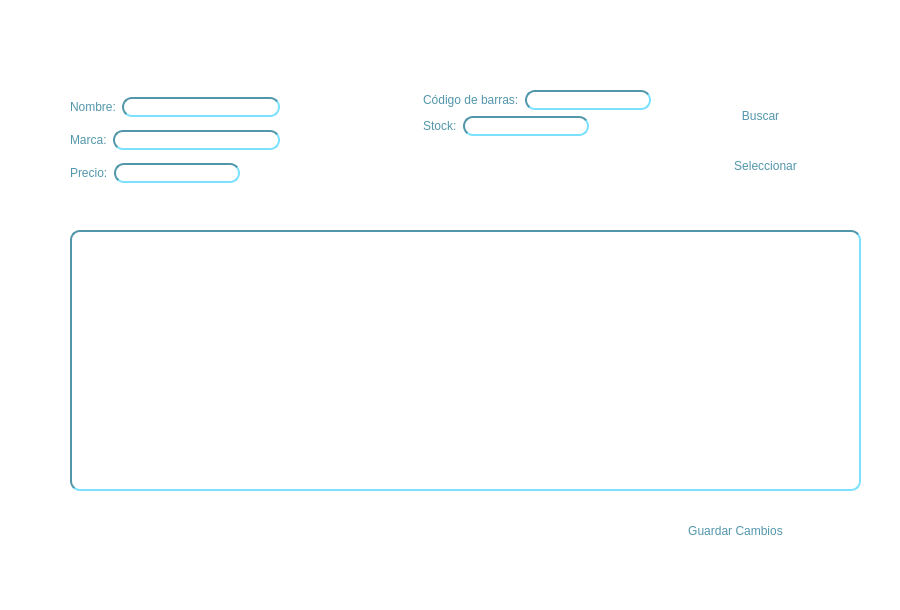
<?xml version="1.0" encoding="UTF-8"?>
<ui version="4.0">
 <class>EditarArticulo</class>
 <widget class="QMainWindow" name="EditarArticulo">
  <property name="geometry">
   <rect>
    <x>0</x>
    <y>0</y>
    <width>900</width>
    <height>610</height>
   </rect>
  </property>
  <property name="windowTitle">
   <string>MainWindow</string>
  </property>
  <property name="styleSheet">
   <string notr="true">QWidget
{
	background: rgb(255, 255, 255);
}

QPushButton
{
	border-width: 1.5px;
	border-color: rgb(82, 150, 170);
	border-radius:5px;
	padding: 0 8px;
	background-color:rgb(255, 255, 255);
	font: 18pt &quot;Yu Gothic&quot;;

	color:rgb(82, 150, 170)
}

QPushButton:hover
{
	font: 20pt &quot;Yu Gothic&quot;;
	color:rgb(82, 150, 170);
}

QGroupBox
{
	border-width: .8px;
	border-color: rgb(82, 150, 170);
	border-style: inset;
	border-radius:5px;
	padding: 0 8px;
	background-color:rgb(255, 255, 255);
	font: 20pt &quot;Yu Gothic&quot;;
	color:rgb(82, 150, 170)
}

QGroupBox QPushButton
{
	border-width: 0px;
	font: 18pt &quot;Yu Gothic&quot;;
	color:rgb(82, 150, 170);
}

QGroupBox QPushButton:hover
{
	font: 20pt &quot;Yu Gothic&quot;;
	color:rgb(0, 0, 127)
}

QGroupBox QLabel
{
	border-width: 0px;
	font: 18pt &quot;Yu Gothic&quot;;
	color:rgb(82, 150, 170);
}

QLineEdit
{
	border-width: 2px;
	border-color: rgb(82, 150, 170);
	border-style: inset;
	border-radius:10px;
	padding: 0 8px;
	background-color:rgb(255, 255, 255);
}

QTableWidget
{
border-width: 2px;
	border-color: rgb(82, 150, 170);
	border-style: inset;
	border-radius:10px;
	padding: 0 8px;
	background-color:rgb(255, 255, 255);
	font: 75 10pt &quot;Century Gothic&quot;;
	color:rgb(82, 150, 170)	
}
</string>
  </property>
  <widget class="QWidget" name="centralwidget">
   <widget class="QPushButton" name="btnRegresar">
    <property name="geometry">
     <rect>
      <x>800</x>
      <y>20</y>
      <width>71</width>
      <height>61</height>
     </rect>
    </property>
    <property name="sizePolicy">
     <sizepolicy hsizetype="Preferred" vsizetype="Preferred">
      <horstretch>0</horstretch>
      <verstretch>0</verstretch>
     </sizepolicy>
    </property>
    <property name="text">
     <string/>
    </property>
    <property name="icon">
     <iconset resource="imagenes.qrc">
      <normaloff>:/imagenes/regresar.png</normaloff>:/imagenes/regresar.png</iconset>
    </property>
    <property name="iconSize">
     <size>
      <width>60</width>
      <height>60</height>
     </size>
    </property>
   </widget>
   <widget class="QTableWidget" name="tableWidget">
    <property name="geometry">
     <rect>
      <x>70</x>
      <y>230</y>
      <width>791</width>
      <height>261</height>
     </rect>
    </property>
   </widget>
   <widget class="QLabel" name="logoBBVA">
    <property name="geometry">
     <rect>
      <x>60</x>
      <y>20</y>
      <width>131</width>
      <height>51</height>
     </rect>
    </property>
    <property name="styleSheet">
     <string notr="true"/>
    </property>
    <property name="text">
     <string/>
    </property>
    <property name="pixmap">
     <pixmap resource="imagenes.qrc">:/imagenes/logoBBVA.jpg</pixmap>
    </property>
    <property name="scaledContents">
     <bool>true</bool>
    </property>
   </widget>
   <widget class="QLabel" name="barraBBVA">
    <property name="geometry">
     <rect>
      <x>0</x>
      <y>-20</y>
      <width>47</width>
      <height>611</height>
     </rect>
    </property>
    <property name="styleSheet">
     <string notr="true">background-color: none;</string>
    </property>
    <property name="text">
     <string/>
    </property>
    <property name="pixmap">
     <pixmap resource="imagenes.qrc">:/imagenes/barraColores.jpg</pixmap>
    </property>
    <property name="scaledContents">
     <bool>true</bool>
    </property>
   </widget>
   <widget class="QPushButton" name="btnBuscar">
    <property name="geometry">
     <rect>
      <x>700</x>
      <y>100</y>
      <width>121</width>
      <height>31</height>
     </rect>
    </property>
    <property name="styleSheet">
     <string notr="true"/>
    </property>
    <property name="text">
     <string>Buscar</string>
    </property>
    <property name="iconSize">
     <size>
      <width>32</width>
      <height>32</height>
     </size>
    </property>
   </widget>
   <widget class="QPushButton" name="btnGuardarCambios">
    <property name="geometry">
     <rect>
      <x>620</x>
      <y>520</y>
      <width>231</width>
      <height>21</height>
     </rect>
    </property>
    <property name="text">
     <string>Guardar Cambios</string>
    </property>
   </widget>
   <widget class="QWidget" name="layoutWidget">
    <property name="geometry">
     <rect>
      <x>70</x>
      <y>90</y>
      <width>581</width>
      <height>101</height>
     </rect>
    </property>
    <layout class="QHBoxLayout" name="horizontalLayout_6">
     <item>
      <layout class="QVBoxLayout" name="verticalLayout">
       <item>
        <layout class="QHBoxLayout" name="horizontalLayout">
         <item>
          <widget class="QLabel" name="label_2">
           <property name="styleSheet">
            <string notr="true">border-width: 0px;
	font: 13pt &quot;Yu Gothic&quot;;
	color:rgb(82, 150, 170);</string>
           </property>
           <property name="text">
            <string>Nombre:</string>
           </property>
          </widget>
         </item>
         <item>
          <widget class="QLineEdit" name="lineNombre"/>
         </item>
        </layout>
       </item>
       <item>
        <layout class="QHBoxLayout" name="horizontalLayout_2">
         <item>
          <widget class="QLabel" name="label_3">
           <property name="styleSheet">
            <string notr="true">border-width: 0px;
	font: 13pt &quot;Yu Gothic&quot;;
	color:rgb(82, 150, 170);</string>
           </property>
           <property name="text">
            <string>Marca:</string>
           </property>
          </widget>
         </item>
         <item>
          <widget class="QLineEdit" name="lineMarca"/>
         </item>
        </layout>
       </item>
       <item>
        <layout class="QHBoxLayout" name="horizontalLayout_3">
         <item>
          <widget class="QLabel" name="label_4">
           <property name="sizePolicy">
            <sizepolicy hsizetype="Fixed" vsizetype="Preferred">
             <horstretch>0</horstretch>
             <verstretch>0</verstretch>
            </sizepolicy>
           </property>
           <property name="styleSheet">
            <string notr="true">border-width: 0px;
	font: 13pt &quot;Yu Gothic&quot;;
	color:rgb(82, 150, 170);</string>
           </property>
           <property name="text">
            <string>Precio:</string>
           </property>
          </widget>
         </item>
         <item>
          <widget class="QLineEdit" name="lineMarca_2">
           <property name="sizePolicy">
            <sizepolicy hsizetype="Fixed" vsizetype="Fixed">
             <horstretch>0</horstretch>
             <verstretch>0</verstretch>
            </sizepolicy>
           </property>
          </widget>
         </item>
         <item>
          <spacer name="horizontalSpacer">
           <property name="orientation">
            <enum>Qt::Horizontal</enum>
           </property>
           <property name="sizeHint" stdset="0">
            <size>
             <width>40</width>
             <height>20</height>
            </size>
           </property>
          </spacer>
         </item>
        </layout>
       </item>
      </layout>
     </item>
     <item>
      <spacer name="horizontalSpacer_3">
       <property name="orientation">
        <enum>Qt::Horizontal</enum>
       </property>
       <property name="sizeHint" stdset="0">
        <size>
         <width>40</width>
         <height>20</height>
        </size>
       </property>
      </spacer>
     </item>
     <item>
      <layout class="QVBoxLayout" name="verticalLayout_2">
       <item>
        <layout class="QHBoxLayout" name="horizontalLayout_4">
         <item>
          <widget class="QLabel" name="label_5">
           <property name="styleSheet">
            <string notr="true">border-width: 0px;
	font: 13pt &quot;Yu Gothic&quot;;
	color:rgb(82, 150, 170);</string>
           </property>
           <property name="text">
            <string>Código de barras:</string>
           </property>
          </widget>
         </item>
         <item>
          <widget class="QLineEdit" name="lineMarca_3"/>
         </item>
        </layout>
       </item>
       <item>
        <layout class="QHBoxLayout" name="horizontalLayout_5">
         <item>
          <widget class="QLabel" name="label_6">
           <property name="styleSheet">
            <string notr="true">border-width: 0px;
	font: 13pt &quot;Yu Gothic&quot;;
	color:rgb(82, 150, 170);</string>
           </property>
           <property name="text">
            <string>Stock:</string>
           </property>
          </widget>
         </item>
         <item>
          <widget class="QLineEdit" name="lineMarca_4"/>
         </item>
         <item>
          <spacer name="horizontalSpacer_2">
           <property name="orientation">
            <enum>Qt::Horizontal</enum>
           </property>
           <property name="sizeHint" stdset="0">
            <size>
             <width>40</width>
             <height>20</height>
            </size>
           </property>
          </spacer>
         </item>
        </layout>
       </item>
       <item>
        <spacer name="verticalSpacer">
         <property name="orientation">
          <enum>Qt::Vertical</enum>
         </property>
         <property name="sizeHint" stdset="0">
          <size>
           <width>20</width>
           <height>40</height>
          </size>
         </property>
        </spacer>
       </item>
      </layout>
     </item>
    </layout>
   </widget>
   <widget class="QPushButton" name="btnSeleccionarArt">
    <property name="geometry">
     <rect>
      <x>700</x>
      <y>150</y>
      <width>131</width>
      <height>31</height>
     </rect>
    </property>
    <property name="styleSheet">
     <string notr="true">QPushButton
{
	border-width: 1.5px;
	border-color: rgb(82, 150, 170);
	border-radius:5px;
	padding: 0 8px;
	background-color:rgb(255, 255, 255);
	font: 14pt &quot;Yu Gothic&quot;;

	color:rgb(82, 150, 170)
}

QPushButton:hover
{
	font: 16pt &quot;Yu Gothic&quot;;
	color:rgb(82, 150, 170);
}</string>
    </property>
    <property name="text">
     <string>Seleccionar</string>
    </property>
    <property name="iconSize">
     <size>
      <width>32</width>
      <height>32</height>
     </size>
    </property>
   </widget>
  </widget>
 </widget>
 <resources>
  <include location="imagenes.qrc"/>
 </resources>
 <connections/>
</ui>
